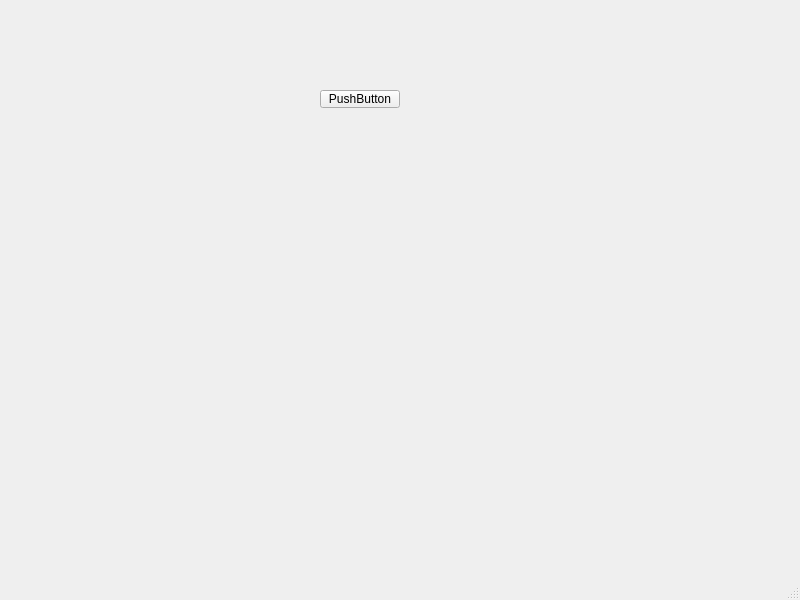
<?xml version="1.0" encoding="UTF-8"?>
<ui version="4.0">
 <class>MainWindow</class>
 <widget class="QMainWindow" name="MainWindow">
  <property name="geometry">
   <rect>
    <x>0</x>
    <y>0</y>
    <width>800</width>
    <height>600</height>
   </rect>
  </property>
  <property name="windowTitle">
   <string>MainWindow</string>
  </property>
  <widget class="QWidget" name="centralwidget">
   <widget class="QPushButton" name="pushButton">
    <property name="geometry">
     <rect>
      <x>320</x>
      <y>90</y>
      <width>80</width>
      <height>18</height>
     </rect>
    </property>
    <property name="text">
     <string>PushButton</string>
    </property>
   </widget>
  </widget>
  <widget class="QMenuBar" name="menubar">
   <property name="geometry">
    <rect>
     <x>0</x>
     <y>0</y>
     <width>800</width>
     <height>17</height>
    </rect>
   </property>
  </widget>
  <widget class="QStatusBar" name="statusbar"/>
 </widget>
 <resources/>
 <connections/>
</ui>
